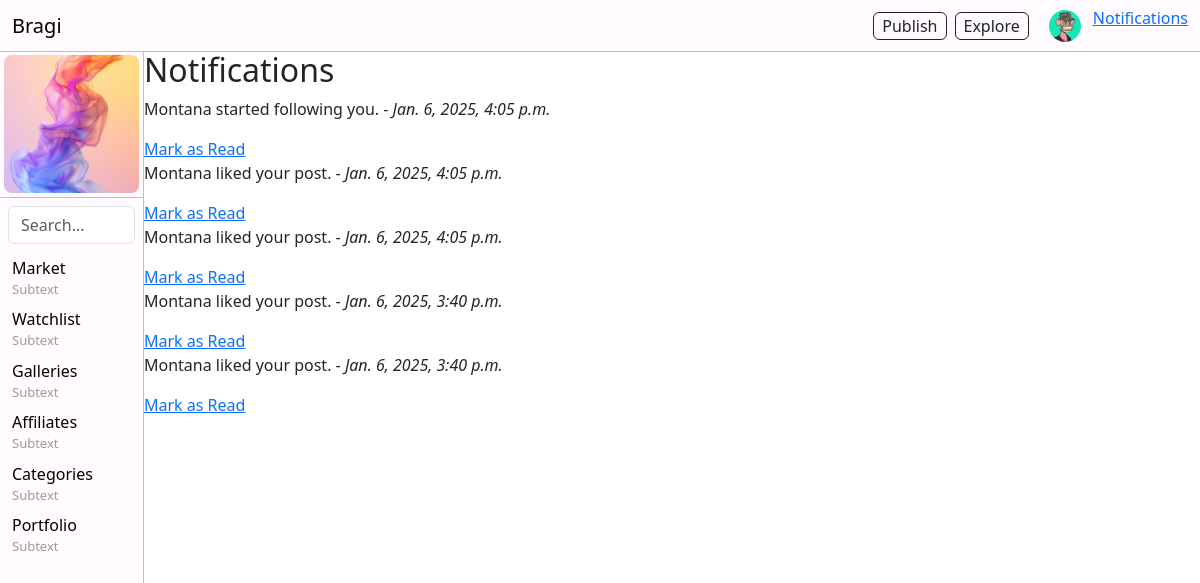
The page /notifications/ (signed in) on the database as committed earlier.
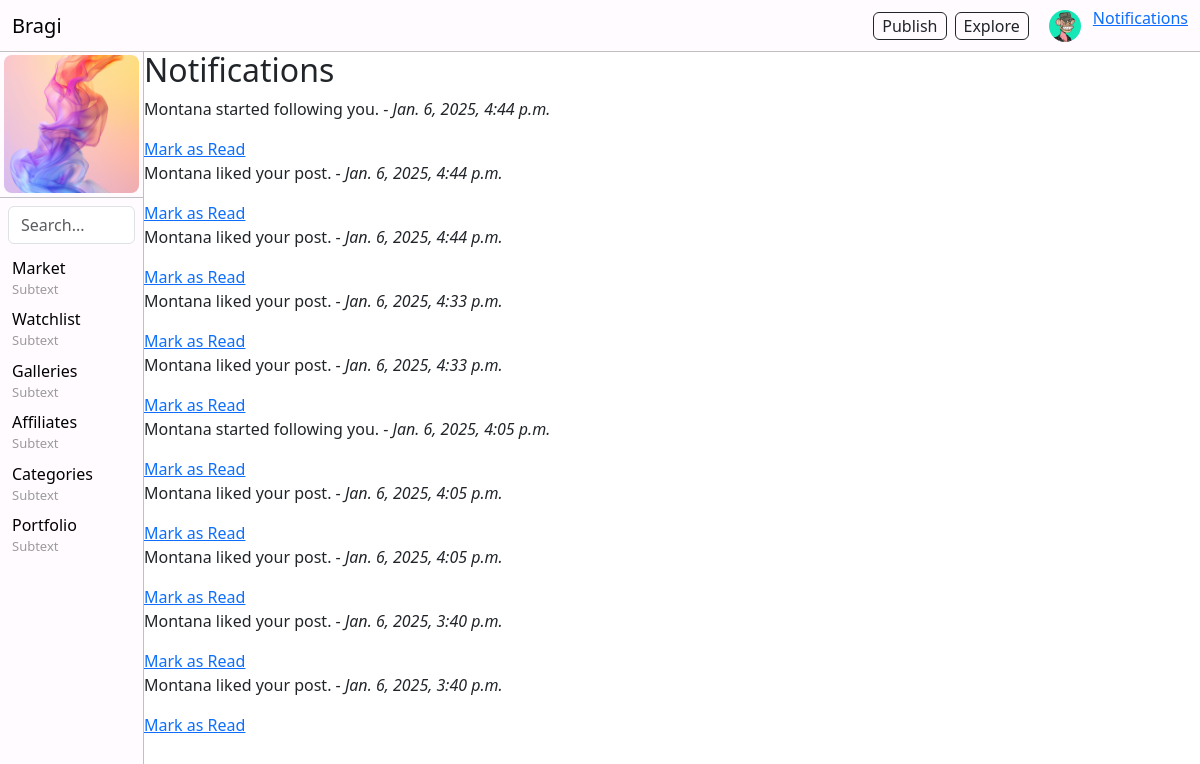
The same page on the database as committed later.
### users/models.py (models this page shows, shortened)
class UserProfile(models.Model):
    user = models.OneToOneField(User, on_delete=models.CASCADE)
    bio = models.TextField(blank=True, null=True)  # Bio field
    profile_picture = models.ImageField(upload_to='profile_pictures/', null=True, blank=True)  # Profile picture
    location = models.CharField(max_length=255, blank=True, null=True)  # New location field

### toolbar/models.py (models this page shows, shortened)
class Toolbar(models.Model):  # Separate model for the toolbar's external image
    name = models.CharField(max_length=100, blank=True, null=True)
    alt_text = models.CharField(max_length=200, blank=True, null=True)  # Alt text for the image
    image = models.ImageField(upload_to='toolbar_images/', blank=True, null=True)  # Image upload field
    url = models.URLField(max_length=200, blank=True, null=True)  # Use URLField for link
    visible = models.BooleanField(default=True)

class ToolbarItem(models.Model):
    name = models.CharField(max_length=100)
    subtext = models.CharField(max_length=100, blank=True, null=True)  # Optional field
    url = models.CharField(max_length=200, blank=True, null=True)
    order = models.IntegerField(default=0)
    visible = models.BooleanField(default=True)
    parent = models.ForeignKey('self', blank=True, null=True, related_name='children', on_delete=models.CASCADE)  # Self-referencing ForeignKey for submenus
    class Meta:
        ordering = ['order']

### notifications/models.py (models this page shows, shortened)
class Notification(models.Model):
    NOTIFICATION_TYPES = (
        ('like', 'Like'),
        ('follow', 'Follow'),
    )
    user = models.ForeignKey(User, on_delete=models.CASCADE, related_name='notifications')
    message = models.CharField(max_length=255)
    notification_type = models.CharField(max_length=20, choices=NOTIFICATION_TYPES)
    is_read = models.BooleanField(default=False)
    created_at = models.DateTimeField(auto_now_add=True)

### notifications/views.py (the view)
# urls.py: path('', views.notifications_list, name='notifications_list'),
@login_required
def notifications_list(request):
    notifications = Notification.objects.filter(user=request.user).order_by('-created_at')
    if request.GET.get('mark_read'):
        notification_id = request.GET.get('mark_read')
        notification = Notification.objects.get(id=notification_id)
        notification.is_read = True
        notification.save()
    return render(request, 'notifications/notifications_list.html', {'notifications': notifications})

### toolbar/context_processors.py (called while the page is built)
def toolbar_items(request):
    return {
        'toolbar_items': ToolbarItem.objects.filter(visible=True),
        'toolbar': Toolbar.objects.filter(visible=True).first(),  # Get the first (or only) visible toolbar
    }

### notifications/templates/notifications/notifications_list.html
{% extends 'base.html' %}
{% block content %}
<h2>Notifications</h2>
{% for notification in notifications %}
    <div class="notification">
        <p>{{ notification.message }} - <em>{{ notification.created_at }}</em></p>
        {% if not notification.is_read %}
            <a href="?mark_read={{ notification.id }}">Mark as Read</a>
        {% endif %}
    </div>
{% endfor %}
{% endblock %}

### templates/base.html (shortened to what this page needs)
{% load static %}
<!DOCTYPE html>
<html lang="en">
<head>
    <link href="https://cdn.jsdelivr.net/npm/bootstrap@5.3.0-alpha1/dist/css/bootstrap.min.css" rel="stylesheet">
    <link rel="stylesheet" href="https://cdnjs.cloudflare.com/ajax/libs/font-awesome/6.0.0-beta3/css/all.min.css">
    <link rel="stylesheet" href="{% static 'css/styles.css' %}">
</head>
    <body>
        {% if user.is_authenticated %}
        <header>
            <nav class="navbar fixed-top">
                <div class="container-fluid d-flex">
                    <a class="navbar-brand" href="/">Bragi</a>
                    <div class="d-flex align-items-center">
                        <ul class="navbar-nav d-flex flex-row">
                            <li class="nav-item">
                                <a href="{% url 'post_create' %}" class="btn btn-outline-dark" style="margin: 0; padding: 1px 8px;">Publish</a>
                            </li>
                            <li class="nav-item">
                                <a href="/" class="btn btn-outline-dark" style="margin: 0; padding: 1px 8px;">Explore</a>
                            </li>
                        </ul>
                        <ul class="navbar-nav">
                            <li class="nav-item dropdown">
                                <a href="#" class="nav-link" id="profileDropdown" role="button" aria-expanded="false">
                                    {% if request.user.is_authenticated and request.user.userprofile.profile_picture %}
                                    <img src="{{ request.user.userprofile.profile_picture.url }}" alt="Profile Picture" class="rounded-circle" style="width: 32px; height: 32px; object-fit: cover;">
                                    {% endif %}
                                </a>
                            </li>
                            <li>
                                <a href="{% url 'notifications_list' %}">
                                Notifications
                                </a>
                            </li>
                        </ul>
                    </div>
                </div>
            </nav>
        </header>
        {% endif %}
        <div class="content-wrapper">
            {% if user.is_authenticated %}
            <div class="navbar-verticle-left">
                {% if toolbar %}
                    {% if toolbar.image %}
                    <a href="{{ toolbar.url }}" target="_blank">
                        <img src="{{ toolbar.image.url }}" alt="{{ toolbar.alt_text }}" class="p-1" style="width: 100%; height: auto; object-fit: cover; border-radius: 12px;">
                    </a>
                    {% endif %}
                {% endif %}
                <form class="search-form" method="get" action="{% url 'post_list' %}">
                    <input class="form-control" type="search" name="q" placeholder="Search..." aria-label="Search" value="{{ query|default:'' }}">
                </form>
                <ul class="list-unstyled">
                    {% for item in toolbar_items %}
                        {% if not item.parent %}
                            <li class="has-submenu">
                                <a href="{{ item.url }}" class="text-decoration-none">
                                    {{ item.name }}
                                    <p>{{ item.subtext }}</p>
                                </a>
                            </li>
                        {% endif %}
                    {% endfor %}
                </ul>
            </div>
            {% endif %}
            <div class="main">
                {% block content %}{% endblock %}
            </div>
        </div>
    </body>
</html>

### static/css/styles.css (style rules this page uses)
:root { --navbar-height: 52px; --navbar-bg-color: #FFFBFF; --navbar-border-color: #C2BFC2; --sidebar-width: 144px; --submenu-indent: 20px; --submenu-bg-color: #e2e2e2; --reply-bg-color: #f1f1f1; --reply-border-color: #007bff; --reply-hover-bg-color: #e2e2e2; --main-bg-color: white; --item-padding: 4px 12px; --font-color: #000000; --font-color-light: #9b9b9b; }
.navbar { position: fixed; padding: 0; top: 0; left: 0; width: 100%; height: var(--navbar-height); background-color: var(--navbar-bg-color); border-bottom: 1px solid var(--navbar-border-color); z-index: 1000; }
.navbar-nav { flex-direction: row; justify-content: flex-end; }
.navbar-nav .nav-item { margin-left: 8px; }
.navbar-nav .nav-item a { padding: var(--item-padding); }
.content-wrapper { display: flex; height: calc(100vh - var(--navbar-height)); margin-top: calc(var(--navbar-height) - 1px); overflow: hidden; }
.navbar-verticle-left { width: var(--sidebar-width); flex-shrink: 0; background-color: var(--navbar-bg-color); border-right: 1px solid var(--navbar-border-color); height: 100%; overflow-y: auto; }
.main { flex-grow: 1; padding: var(--main-padding); overflow-y: auto; background-color: var(--main-bg-color); }
.navbar-verticle-left .search-form { border-top: 1px solid var(--navbar-border-color); padding: 8px; }
.navbar-verticle-left ul { list-style-type: none; padding: 0px; margin: 0; }
.navbar-verticle-left ul li { margin: 0; padding: 4px 12px; }
.navbar-verticle-left ul li a { text-decoration: none; color: var(--font-color); }
.navbar-verticle-left ul li p { color: var(--font-color-light); padding: 0; margin: 0; font-size: small; }

Rows that differ between the two databases and show on the page:
added Notification: message "Montana started following you.", created_at "Jan. 6, 2025, 4:44 p.m."
added Notification: message "Montana liked your post.", created_at "Jan. 6, 2025, 4:44 p.m."
added Notification: message "Montana liked your post.", created_at "Jan. 6, 2025, 4:44 p.m."
added Notification: message "Montana liked your post.", created_at "Jan. 6, 2025, 4:33 p.m."
added Notification: message "Montana liked your post.", created_at "Jan. 6, 2025, 4:33 p.m."
